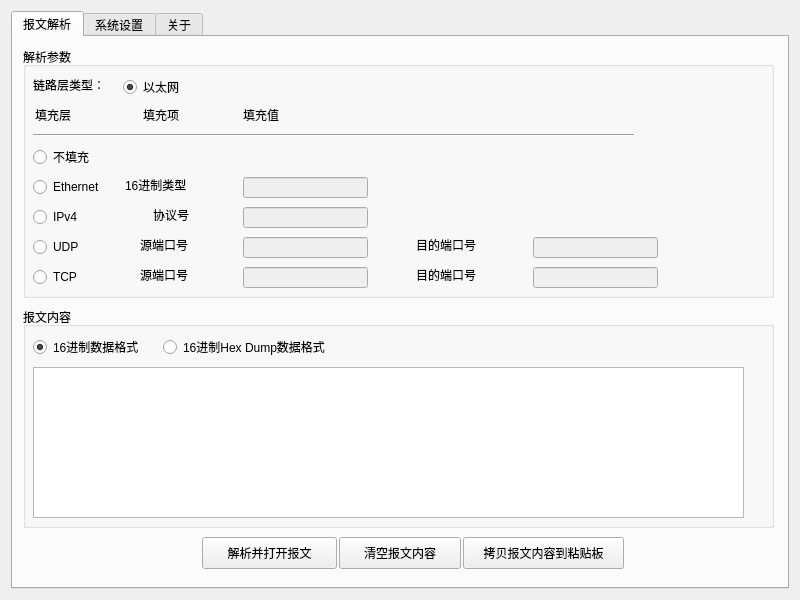
<?xml version="1.0" encoding="UTF-8"?>
<ui version="4.0">
 <class>Text2PcapWidget</class>
 <widget class="QWidget" name="Text2PcapWidget">
  <property name="geometry">
   <rect>
    <x>0</x>
    <y>0</y>
    <width>800</width>
    <height>600</height>
   </rect>
  </property>
  <property name="windowTitle">
   <string>报文解析工具</string>
  </property>
  <property name="windowIcon">
   <iconset>
    <normaloff>:/icons/app/icons/Design.icns</normaloff>:/icons/app/icons/Design.icns</iconset>
  </property>
  <layout class="QGridLayout" name="gridLayout">
   <item row="0" column="0">
    <widget class="QTabWidget" name="tabWidget">
     <property name="currentIndex">
      <number>0</number>
     </property>
     <widget class="QWidget" name="tab_ParsePacket">
      <attribute name="title">
       <string>报文解析</string>
      </attribute>
      <widget class="QGroupBox" name="groupBox_Parse_Params">
       <property name="geometry">
        <rect>
         <x>10</x>
         <y>10</y>
         <width>751</width>
         <height>251</height>
        </rect>
       </property>
       <property name="title">
        <string>解析参数</string>
       </property>
       <widget class="QRadioButton" name="radioButton_Pad_LinkLayer">
        <property name="enabled">
         <bool>true</bool>
        </property>
        <property name="geometry">
         <rect>
          <x>10</x>
          <y>130</y>
          <width>81</width>
          <height>20</height>
         </rect>
        </property>
        <property name="text">
         <string>Ethernet</string>
        </property>
        <property name="checked">
         <bool>false</bool>
        </property>
       </widget>
       <widget class="QRadioButton" name="radioButton_Pad_IPv4Layer">
        <property name="enabled">
         <bool>true</bool>
        </property>
        <property name="geometry">
         <rect>
          <x>10</x>
          <y>160</y>
          <width>51</width>
          <height>20</height>
         </rect>
        </property>
        <property name="text">
         <string>IPv4</string>
        </property>
       </widget>
       <widget class="QRadioButton" name="radioButton_Pad_UDPLayer">
        <property name="enabled">
         <bool>true</bool>
        </property>
        <property name="geometry">
         <rect>
          <x>10</x>
          <y>190</y>
          <width>53</width>
          <height>20</height>
         </rect>
        </property>
        <property name="text">
         <string>UDP</string>
        </property>
       </widget>
       <widget class="QRadioButton" name="radioButton_Pad_TCPLayer">
        <property name="enabled">
         <bool>true</bool>
        </property>
        <property name="geometry">
         <rect>
          <x>10</x>
          <y>220</y>
          <width>50</width>
          <height>20</height>
         </rect>
        </property>
        <property name="text">
         <string>TCP</string>
        </property>
       </widget>
       <widget class="QRadioButton" name="radioButton_No_Pad">
        <property name="geometry">
         <rect>
          <x>10</x>
          <y>100</y>
          <width>65</width>
          <height>20</height>
         </rect>
        </property>
        <property name="text">
         <string>不填充</string>
        </property>
        <property name="checked">
         <bool>false</bool>
        </property>
       </widget>
       <widget class="QLineEdit" name="lineEdit_Link_Type_Value">
        <property name="enabled">
         <bool>false</bool>
        </property>
        <property name="geometry">
         <rect>
          <x>220</x>
          <y>130</y>
          <width>125</width>
          <height>21</height>
         </rect>
        </property>
        <property name="maxLength">
         <number>4</number>
        </property>
        <property name="readOnly">
         <bool>false</bool>
        </property>
       </widget>
       <widget class="QLabel" name="label_Pad_Eth">
        <property name="geometry">
         <rect>
          <x>102</x>
          <y>130</y>
          <width>68</width>
          <height>16</height>
         </rect>
        </property>
        <property name="text">
         <string>16进制类型</string>
        </property>
       </widget>
       <widget class="QLabel" name="label_UDP_Src_Port">
        <property name="geometry">
         <rect>
          <x>117</x>
          <y>190</y>
          <width>53</width>
          <height>16</height>
         </rect>
        </property>
        <property name="text">
         <string>源端口号</string>
        </property>
       </widget>
       <widget class="QLabel" name="label_TCP_Dst_Port">
        <property name="geometry">
         <rect>
          <x>393</x>
          <y>220</y>
          <width>67</width>
          <height>16</height>
         </rect>
        </property>
        <property name="text">
         <string>目的端口号</string>
        </property>
       </widget>
       <widget class="QLineEdit" name="lineEdit_UDP_Src_Port_Value">
        <property name="enabled">
         <bool>false</bool>
        </property>
        <property name="geometry">
         <rect>
          <x>220</x>
          <y>190</y>
          <width>125</width>
          <height>21</height>
         </rect>
        </property>
        <property name="maxLength">
         <number>5</number>
        </property>
        <property name="readOnly">
         <bool>false</bool>
        </property>
       </widget>
       <widget class="QLineEdit" name="lineEdit_TCP_Dst_Port_Value">
        <property name="enabled">
         <bool>false</bool>
        </property>
        <property name="geometry">
         <rect>
          <x>510</x>
          <y>220</y>
          <width>125</width>
          <height>21</height>
         </rect>
        </property>
        <property name="maxLength">
         <number>5</number>
        </property>
        <property name="readOnly">
         <bool>false</bool>
        </property>
       </widget>
       <widget class="QLabel" name="label_Pad_Layer">
        <property name="geometry">
         <rect>
          <x>12</x>
          <y>60</y>
          <width>53</width>
          <height>16</height>
         </rect>
        </property>
        <property name="text">
         <string>填充层</string>
        </property>
       </widget>
       <widget class="QLabel" name="label_Pad_Type">
        <property name="geometry">
         <rect>
          <x>120</x>
          <y>60</y>
          <width>41</width>
          <height>16</height>
         </rect>
        </property>
        <property name="text">
         <string>填充项</string>
        </property>
       </widget>
       <widget class="QLabel" name="label_Pad_Value">
        <property name="geometry">
         <rect>
          <x>220</x>
          <y>60</y>
          <width>40</width>
          <height>16</height>
         </rect>
        </property>
        <property name="text">
         <string>填充值</string>
        </property>
       </widget>
       <widget class="QLineEdit" name="lineEdit_IPv4_Proto_Num_Value">
        <property name="enabled">
         <bool>false</bool>
        </property>
        <property name="geometry">
         <rect>
          <x>220</x>
          <y>160</y>
          <width>125</width>
          <height>21</height>
         </rect>
        </property>
        <property name="maxLength">
         <number>3</number>
        </property>
        <property name="readOnly">
         <bool>false</bool>
        </property>
       </widget>
       <widget class="QLabel" name="label_Proto_Num">
        <property name="geometry">
         <rect>
          <x>130</x>
          <y>160</y>
          <width>41</width>
          <height>16</height>
         </rect>
        </property>
        <property name="text">
         <string>协议号</string>
        </property>
       </widget>
       <widget class="QRadioButton" name="radioButton_Ethernet">
        <property name="geometry">
         <rect>
          <x>100</x>
          <y>30</y>
          <width>71</width>
          <height>20</height>
         </rect>
        </property>
        <property name="text">
         <string>以太网</string>
        </property>
        <property name="checked">
         <bool>true</bool>
        </property>
       </widget>
       <widget class="QLabel" name="label_LinkLayerType">
        <property name="geometry">
         <rect>
          <x>10</x>
          <y>30</y>
          <width>81</width>
          <height>16</height>
         </rect>
        </property>
        <property name="text">
         <string>链路层类型：</string>
        </property>
       </widget>
       <widget class="Line" name="line_Pad">
        <property name="geometry">
         <rect>
          <x>10</x>
          <y>80</y>
          <width>601</width>
          <height>16</height>
         </rect>
        </property>
        <property name="orientation">
         <enum>Qt::Horizontal</enum>
        </property>
       </widget>
       <widget class="QLineEdit" name="lineEdit_UDP_Dst_Port_Value">
        <property name="enabled">
         <bool>false</bool>
        </property>
        <property name="geometry">
         <rect>
          <x>510</x>
          <y>190</y>
          <width>125</width>
          <height>21</height>
         </rect>
        </property>
        <property name="maxLength">
         <number>5</number>
        </property>
        <property name="readOnly">
         <bool>false</bool>
        </property>
       </widget>
       <widget class="QLabel" name="label_UDP_Dst_Port">
        <property name="geometry">
         <rect>
          <x>393</x>
          <y>190</y>
          <width>67</width>
          <height>16</height>
         </rect>
        </property>
        <property name="text">
         <string>目的端口号</string>
        </property>
       </widget>
       <widget class="QLineEdit" name="lineEdit_TCP_Src_Port_Value">
        <property name="enabled">
         <bool>false</bool>
        </property>
        <property name="geometry">
         <rect>
          <x>220</x>
          <y>220</y>
          <width>125</width>
          <height>21</height>
         </rect>
        </property>
        <property name="maxLength">
         <number>5</number>
        </property>
        <property name="readOnly">
         <bool>false</bool>
        </property>
       </widget>
       <widget class="QLabel" name="label_TCP_Src_Port">
        <property name="geometry">
         <rect>
          <x>117</x>
          <y>220</y>
          <width>53</width>
          <height>16</height>
         </rect>
        </property>
        <property name="text">
         <string>源端口号</string>
        </property>
       </widget>
      </widget>
      <widget class="QGroupBox" name="groupBox_PacketContent">
       <property name="geometry">
        <rect>
         <x>10</x>
         <y>270</y>
         <width>751</width>
         <height>221</height>
        </rect>
       </property>
       <property name="title">
        <string>报文内容</string>
       </property>
       <widget class="QTextEdit" name="textEdit_PacketContent">
        <property name="geometry">
         <rect>
          <x>10</x>
          <y>60</y>
          <width>711</width>
          <height>151</height>
         </rect>
        </property>
       </widget>
       <widget class="QRadioButton" name="radioButton_Packet_Content_Pad_Hex_Stream">
        <property name="enabled">
         <bool>true</bool>
        </property>
        <property name="geometry">
         <rect>
          <x>10</x>
          <y>30</y>
          <width>121</width>
          <height>20</height>
         </rect>
        </property>
        <property name="text">
         <string>16进制数据格式</string>
        </property>
        <property name="checked">
         <bool>true</bool>
        </property>
       </widget>
       <widget class="QRadioButton" name="radioButton_Packet_Content_Pad_Hex_Dump">
        <property name="enabled">
         <bool>true</bool>
        </property>
        <property name="geometry">
         <rect>
          <x>140</x>
          <y>30</y>
          <width>181</width>
          <height>20</height>
         </rect>
        </property>
        <property name="text">
         <string>16进制Hex Dump数据格式</string>
        </property>
       </widget>
      </widget>
      <widget class="QPushButton" name="pushButton_ParsePacket">
       <property name="geometry">
        <rect>
         <x>189</x>
         <y>500</y>
         <width>135</width>
         <height>32</height>
        </rect>
       </property>
       <property name="text">
        <string>解析并打开报文</string>
       </property>
      </widget>
      <widget class="QPushButton" name="pushButton_clearPacket">
       <property name="geometry">
        <rect>
         <x>326</x>
         <y>500</y>
         <width>122</width>
         <height>32</height>
        </rect>
       </property>
       <property name="text">
        <string>清空报文内容</string>
       </property>
      </widget>
      <widget class="QPushButton" name="pushButton_CopyPacket2ClipBoard">
       <property name="geometry">
        <rect>
         <x>450</x>
         <y>500</y>
         <width>161</width>
         <height>32</height>
        </rect>
       </property>
       <property name="text">
        <string>拷贝报文内容到粘贴板</string>
       </property>
      </widget>
     </widget>
     <widget class="QWidget" name="tab_SysSetting">
      <attribute name="title">
       <string>系统设置</string>
      </attribute>
      <widget class="QGroupBox" name="groupBox_SysSetting_Path">
       <property name="geometry">
        <rect>
         <x>10</x>
         <y>20</y>
         <width>751</width>
         <height>121</height>
        </rect>
       </property>
       <property name="title">
        <string>路径设置</string>
       </property>
       <widget class="QLabel" name="label_WiresharkPath">
        <property name="geometry">
         <rect>
          <x>13</x>
          <y>50</y>
          <width>127</width>
          <height>16</height>
         </rect>
        </property>
        <property name="text">
         <string>Wireshark程序路径：</string>
        </property>
       </widget>
       <widget class="QLineEdit" name="lineEdit_WiresharkPath">
        <property name="geometry">
         <rect>
          <x>150</x>
          <y>40</y>
          <width>541</width>
          <height>21</height>
         </rect>
        </property>
       </widget>
       <widget class="QToolButton" name="toolButton_BrowserWiresharkPath">
        <property name="geometry">
         <rect>
          <x>700</x>
          <y>40</y>
          <width>26</width>
          <height>22</height>
         </rect>
        </property>
        <property name="text">
         <string>...</string>
        </property>
       </widget>
       <widget class="QLineEdit" name="lineEdit_CapStoragePath">
        <property name="geometry">
         <rect>
          <x>150</x>
          <y>80</y>
          <width>541</width>
          <height>21</height>
         </rect>
        </property>
       </widget>
       <widget class="QLabel" name="label_CapStoragePath">
        <property name="geometry">
         <rect>
          <x>17</x>
          <y>80</y>
          <width>123</width>
          <height>16</height>
         </rect>
        </property>
        <property name="text">
         <string> 解析文件存放路径：</string>
        </property>
       </widget>
       <widget class="QToolButton" name="toolButton_BrowserCapStoragePath">
        <property name="geometry">
         <rect>
          <x>700</x>
          <y>80</y>
          <width>26</width>
          <height>22</height>
         </rect>
        </property>
        <property name="text">
         <string>...</string>
        </property>
       </widget>
      </widget>
      <widget class="QGroupBox" name="groupBox_SysSetting_Output">
       <property name="geometry">
        <rect>
         <x>10</x>
         <y>150</y>
         <width>751</width>
         <height>91</height>
        </rect>
       </property>
       <property name="title">
        <string>输出格式</string>
       </property>
       <widget class="QLabel" name="label_Output_Format">
        <property name="geometry">
         <rect>
          <x>10</x>
          <y>40</y>
          <width>121</width>
          <height>16</height>
         </rect>
        </property>
        <property name="text">
         <string>输出格式：</string>
        </property>
       </widget>
       <widget class="QRadioButton" name="radioButton_Output_Format_Pcap">
        <property name="geometry">
         <rect>
          <x>100</x>
          <y>40</y>
          <width>81</width>
          <height>20</height>
         </rect>
        </property>
        <property name="text">
         <string>pcap格式</string>
        </property>
        <property name="checked">
         <bool>true</bool>
        </property>
       </widget>
       <widget class="QRadioButton" name="radioButton_Output_Format_PcapNG">
        <property name="geometry">
         <rect>
          <x>220</x>
          <y>40</y>
          <width>91</width>
          <height>20</height>
         </rect>
        </property>
        <property name="text">
         <string>pcapng格式</string>
        </property>
        <property name="checked">
         <bool>false</bool>
        </property>
       </widget>
      </widget>
      <widget class="QPushButton" name="pushButton_SaveConfig">
       <property name="geometry">
        <rect>
         <x>213</x>
         <y>290</y>
         <width>95</width>
         <height>32</height>
        </rect>
       </property>
       <property name="text">
        <string>保存配置</string>
       </property>
      </widget>
      <widget class="QPushButton" name="pushButton_CleanAllCapFiles">
       <property name="geometry">
        <rect>
         <x>310</x>
         <y>290</y>
         <width>211</width>
         <height>32</height>
        </rect>
       </property>
       <property name="text">
        <string>清空解析文件路径下的抓包文件</string>
       </property>
      </widget>
     </widget>
     <widget class="QWidget" name="tab_About">
      <attribute name="title">
       <string>关于</string>
      </attribute>
      <widget class="QGroupBox" name="groupBox_SysSetting_Contact">
       <property name="geometry">
        <rect>
         <x>10</x>
         <y>20</y>
         <width>751</width>
         <height>131</height>
        </rect>
       </property>
       <property name="title">
        <string>联系信息</string>
       </property>
       <widget class="QLabel" name="label_Author">
        <property name="geometry">
         <rect>
          <x>10</x>
          <y>40</y>
          <width>41</width>
          <height>16</height>
         </rect>
        </property>
        <property name="text">
         <string>作者 ：</string>
        </property>
       </widget>
       <widget class="QLabel" name="label_Email">
        <property name="geometry">
         <rect>
          <x>10</x>
          <y>70</y>
          <width>41</width>
          <height>16</height>
         </rect>
        </property>
        <property name="text">
         <string>邮箱 ：</string>
        </property>
       </widget>
       <widget class="QLabel" name="label_QQ">
        <property name="geometry">
         <rect>
          <x>10</x>
          <y>100</y>
          <width>41</width>
          <height>16</height>
         </rect>
        </property>
        <property name="text">
         <string>QQ   ：</string>
        </property>
       </widget>
       <widget class="QLabel" name="label_AuthorValue">
        <property name="geometry">
         <rect>
          <x>60</x>
          <y>40</y>
          <width>101</width>
          <height>16</height>
         </rect>
        </property>
        <property name="text">
         <string>Constantine</string>
        </property>
       </widget>
       <widget class="QLabel" name="label_EmailValue">
        <property name="geometry">
         <rect>
          <x>60</x>
          <y>70</y>
          <width>141</width>
          <height>16</height>
         </rect>
        </property>
        <property name="text">
         <string/>
        </property>
       </widget>
       <widget class="QLabel" name="label_QQValue">
        <property name="geometry">
         <rect>
          <x>60</x>
          <y>100</y>
          <width>81</width>
          <height>16</height>
         </rect>
        </property>
        <property name="text">
         <string>290200329</string>
        </property>
       </widget>
      </widget>
      <widget class="QGroupBox" name="groupBox_Version">
       <property name="geometry">
        <rect>
         <x>10</x>
         <y>170</y>
         <width>751</width>
         <height>111</height>
        </rect>
       </property>
       <property name="title">
        <string>作者信息</string>
       </property>
       <widget class="QLabel" name="label_Version">
        <property name="geometry">
         <rect>
          <x>10</x>
          <y>40</y>
          <width>41</width>
          <height>16</height>
         </rect>
        </property>
        <property name="text">
         <string>版本 ：</string>
        </property>
       </widget>
       <widget class="QLabel" name="label_Build">
        <property name="geometry">
         <rect>
          <x>10</x>
          <y>70</y>
          <width>41</width>
          <height>16</height>
         </rect>
        </property>
        <property name="text">
         <string>构建 ：</string>
        </property>
       </widget>
       <widget class="QLabel" name="label_VersionValue">
        <property name="geometry">
         <rect>
          <x>60</x>
          <y>40</y>
          <width>141</width>
          <height>16</height>
         </rect>
        </property>
        <property name="text">
         <string/>
        </property>
       </widget>
       <widget class="QLabel" name="label_BuildValue">
        <property name="geometry">
         <rect>
          <x>60</x>
          <y>70</y>
          <width>141</width>
          <height>16</height>
         </rect>
        </property>
        <property name="text">
         <string/>
        </property>
       </widget>
      </widget>
     </widget>
    </widget>
   </item>
  </layout>
 </widget>
 <resources/>
 <connections/>
</ui>
